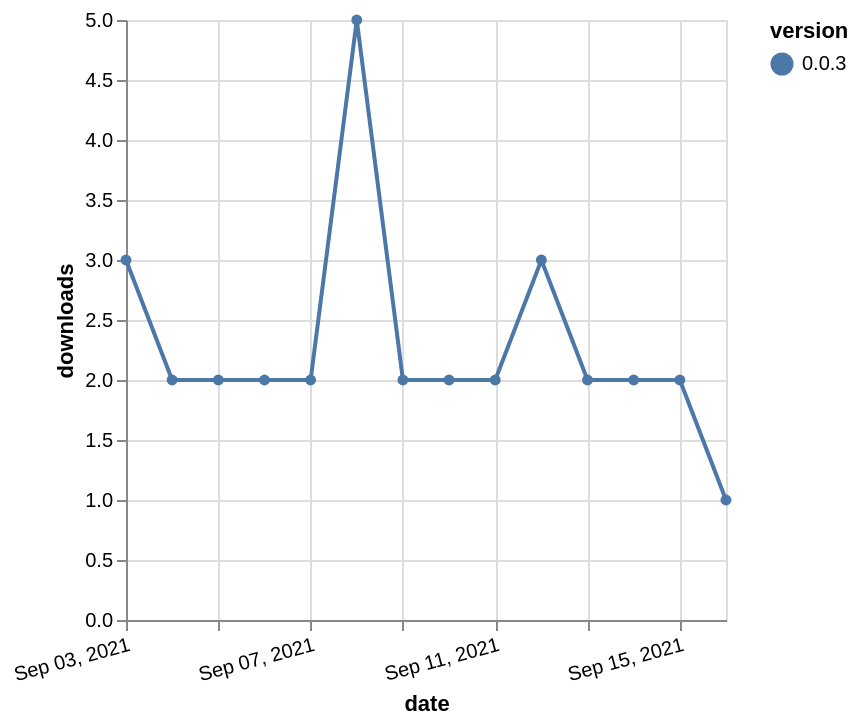

Vega-Lite specification stored for this chart:
### Vega-Lite specification from a JSON file in a GitHub repository (floating-point values rounded to 4 significant figures)
{"$schema": "https://vega.github.io/schema/vega-lite/v5.json", "description": "A simple bar chart with embedded data.", "data": {"values": [{"date": "2021-09-03", "total": 3144, "delta": 3, "version": "0.0.3"}, {"date": "2021-09-04", "total": 3146, "delta": 2, "version": "0.0.3"}, {"date": "2021-09-05", "total": 3148, "delta": 2, "version": "0.0.3"}, {"date": "2021-09-06", "total": 3150, "delta": 2, "version": "0.0.3"}, {"date": "2021-09-07", "total": 3152, "delta": 2, "version": "0.0.3"}, {"date": "2021-09-08", "total": 3157, "delta": 5, "version": "0.0.3"}, {"date": "2021-09-09", "total": 3159, "delta": 2, "version": "0.0.3"}, {"date": "2021-09-10", "total": 3161, "delta": 2, "version": "0.0.3"}, {"date": "2021-09-11", "total": 3163, "delta": 2, "version": "0.0.3"}, {"date": "2021-09-12", "total": 3166, "delta": 3, "version": "0.0.3"}, {"date": "2021-09-13", "total": 3168, "delta": 2, "version": "0.0.3"}, {"date": "2021-09-14", "total": 3170, "delta": 2, "version": "0.0.3"}, {"date": "2021-09-15", "total": 3172, "delta": 2, "version": "0.0.3"}, {"date": "2021-09-16", "total": 3173, "delta": 1, "version": "0.0.3"}]}, "width": "container", "mark": {"type": "line", "point": {"filled": true}}, "encoding": {"x": {"field": "date", "type": "temporal", "timeUnit": "yearmonthdate", "title": "date", "axis": {"labelAngle": -15}}, "y": {"field": "delta", "type": "quantitative", "title": "downloads"}, "color": {"field": "version", "type": "nominal"}, "tooltip": {"field": "delta"}}}
